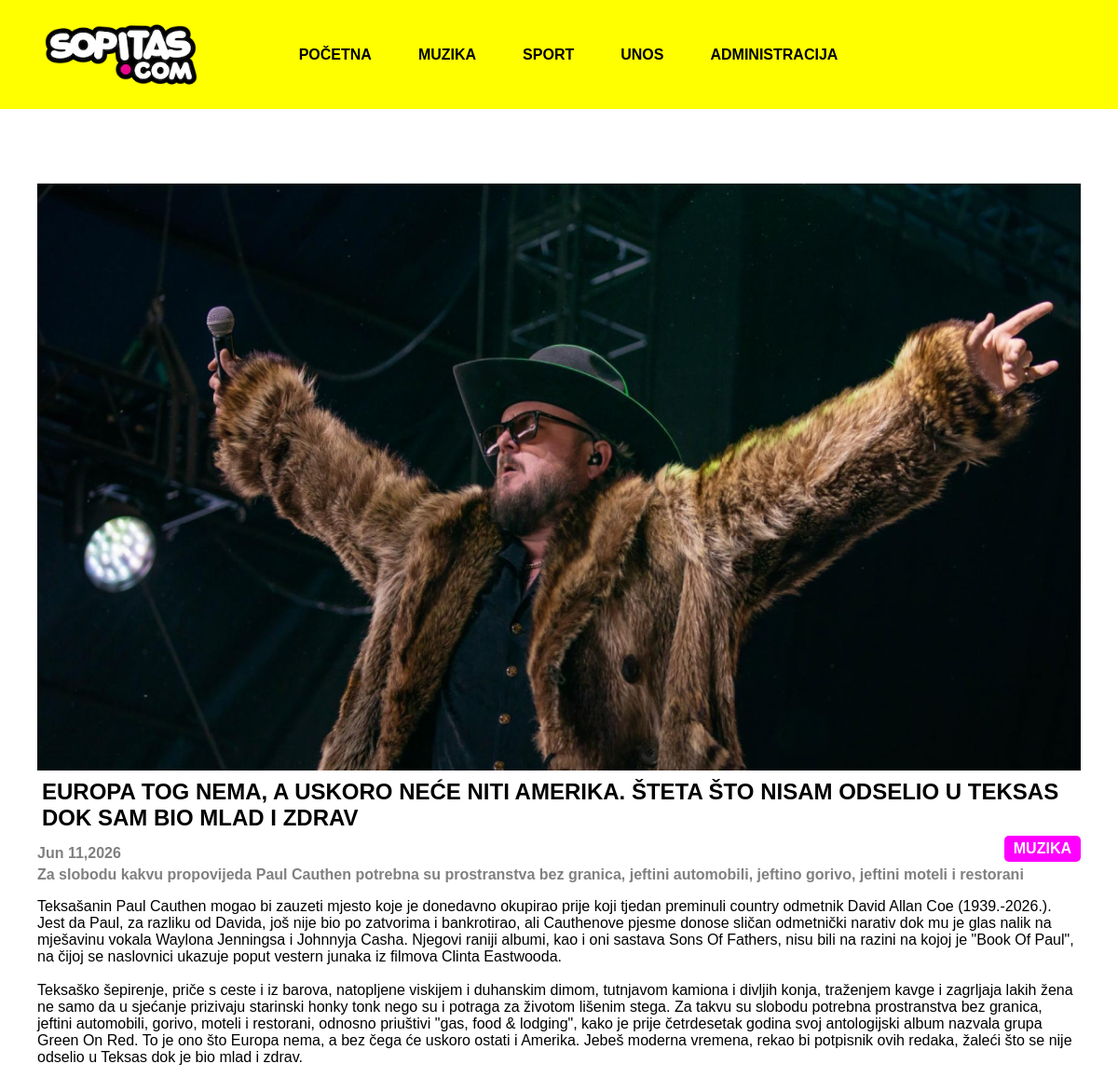
/clanak.php?id=14, run on the app's committed database.
### tables this page shows
CREATE TABLE `news` (
  `id` int NOT NULL,
  `title` varchar(255) NOT NULL,
  `sazetak` varchar(250) NOT NULL,
  `description` varchar(5000) NOT NULL,
  `image` varchar(355) NOT NULL,
  `date` date NOT NULL,
  `archive` tinyint(1) NOT NULL,
  `id_category` int NOT NULL
);

CREATE TABLE `category` (
  `id` int NOT NULL,
  `name` varchar(255) NOT NULL
);

### clanak.php (the view)
<?php
require_once('header.php');
if (isset($_GET['id'])) {
    $id = $_GET['id'] ?? '';
    try {
        $conn = new PDO("mysql:host=$servername;port=$port;dbname=$dbname", $username_db, $password_db);
        $conn->setAttribute(PDO::ATTR_ERRMODE, PDO::ERRMODE_EXCEPTION);
        $sql = "SELECT news.*, category.name as category_name FROM news INNER JOIN category ON news.id_category = category.id WHERE news.id = ?";
        $stmt = $conn->prepare($sql);
        $stmt->execute([$id]);
        $news = $stmt->fetch(PDO::FETCH_ASSOC);
        print '<div class="news-content">
                        <img src="' . $news['image'] . '" alt="' . $news['title'] . '"><br>
                        <h2>' . $news['title'] . '</h2>
                        <div class="category ' . $news['category_name'] . '">' . $news['category_name'] . '</div>
                        <div class="date">' . date('M d,Y', strtotime($news['date'])) . '</div>
                        <p class="summary in-news">' . $news['sazetak'] . '</p>
                        <p>' . nl2br($news['description']) . '</p>
                </div>';
    } catch (PDOException $e) {
        echo "Connection failed: " . $e->getMessage();
    }
} else {
    echo "Nije odabrana novost!";
}

### style.css (style rules this page uses)
body { font-family: Arial, sans-serif; margin: 0; padding: 0; min-height: 100vh; display: flex; flex-direction: column; }
.category { float: right; color: white; font-weight: bold; padding: 5px 10px; border-radius: 5px; text-transform: uppercase; }
.category.Muzika { background-color: magenta; }
.news-content { max-width: 1200px; margin: 20px auto; padding: 20px; }
.news-content img { width: 100%; aspect-ratio: 16/9; height: auto; }
.news-content h2 { text-transform: uppercase; display: inline-block; margin: 5px; }
.news-content .date { color: grey; font-weight: bold; margin-top: 10px; }
.summary { color: grey; font-weight: bold; font-size: 80%; margin-top: 5px; }
.in-news { font-size: 100%; }

### data on the page
news: image (picture), title "EUROPA TOG NEMA, A USKORO NEĆE NITI AMERIKA. ŠTETA ŠTO NISAM ODSELIO U TEKSAS DOK SAM BIO MLAD I ZDRAV", id_category.name "MUZIKA", date "Jun 11,2026", sazetak "Za slobodu kakvu propovijeda Paul Cauthen potrebna su prostranstva bez granica, jeftini automobili, jeftino gorivo, jeftini moteli i restorani", description "Teksašanin Paul Cauthen mogao bi zauzeti mjesto koje je donedavno okupirao prije koji tjedan preminuli country odmetnik David Allan Coe (1939.-2026.). Jest da Paul, za razliku od Davida, još nije bio po zatvorima i bankrotirao, ali Cauthenove pjesme donose sličan odmetnički narativ dok mu je glas nalik na mješavinu vokala Waylona Jenningsa i Johnnyja Casha. Njegovi raniji albumi, kao i oni sastava Sons Of Fathers, nisu bili na razini na kojoj je \"Book Of Paul\", na čijoj se naslovnici ukazuje poput vestern junaka iz filmova Clinta Eastwooda. Teksaško šepirenje, priče s ceste i iz barova, natopljene viskijem i duhanskim dimom, tutnjavom kamiona i divljih konja, traženjem kavge i zagrljaja…"
